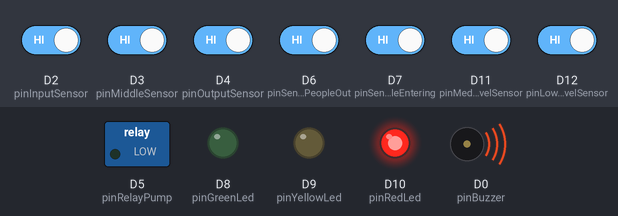
This sketch was run on a simulated Arduino Nano 33 IoT. Parts: switched loads named in the sketch (green lamp = pin HIGH), output pins drawn as LEDs (lit = HIGH), buzzer (waves = sounding). Inputs (shaded band) come from the test bench; at power-on: D2 (pinInputSensor), D3 (pinMiddleSensor), D4 (pinOutputSensor), D6 (pinSensorPeopleOut), D7 (pinSensorPeopleEntering), D11 (pinMedLevelSensor), D12 (pinLowLevelSensor) HIGH. WiFi joins after 1.5 s; servers stay silent unless stated; what the sketch prints to the serial monitor is not drawn.

Above: at 2.7 s.
2.8 s: D11 (pinMedLevelSensor) driven LOW
At 3.2 s:
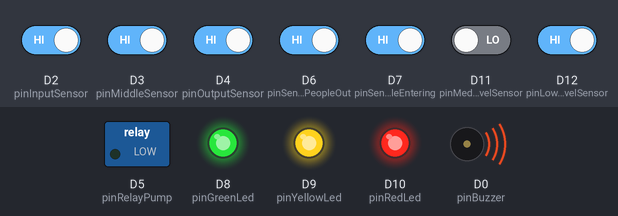
4.3 s: D12 (pinLowLevelSensor) driven LOW
At 5.6 s:
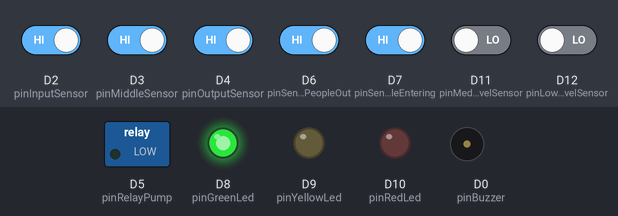
5.9 s: D11 (pinMedLevelSensor) driven HIGH
At 6.8 s:
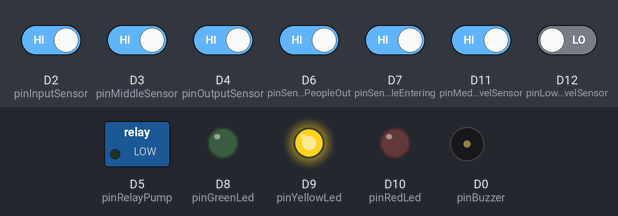
7.4 s: D2 (pinInputSensor) driven LOW
At 7.9 s:
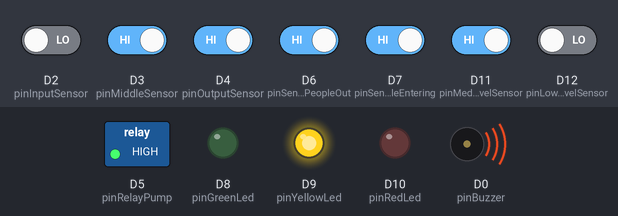
8.9 s: D2 (pinInputSensor) driven HIGH
At 9.0 s:
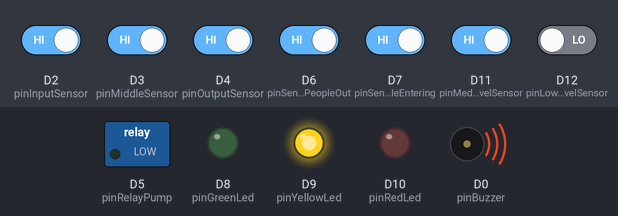
10.6 s: D3 (pinMiddleSensor) driven LOW
At 11.6 s:
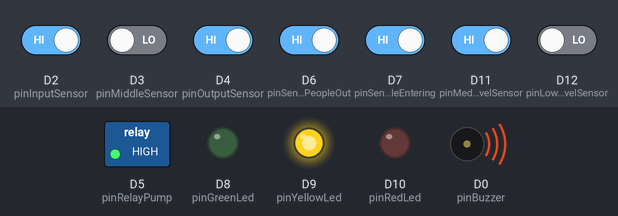
Timing chart, 0 to 13.1 s (numbered marks = the images above; inputs shaded):
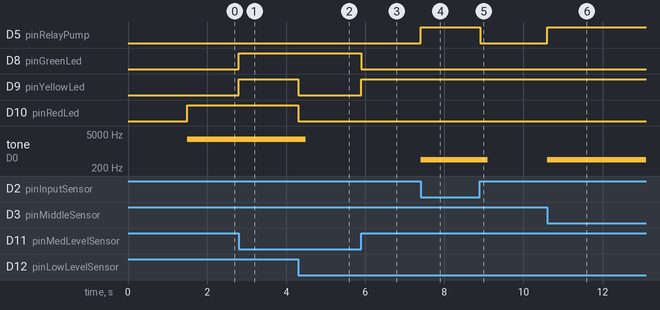

Measured:
- after the input at 2.8 s, D8 (pinGreenLed), D9 (pinYellowLed): LOW → HIGH at once
- after the input at 4.3 s, D9 (pinYellowLed), D10 (pinRedLed): HIGH → LOW at once; tone on D0 (pinBuzzer): 3000 Hz → silent after 0.20 s
- after the input at 5.9 s, D8 (pinGreenLed): HIGH → LOW at once; D9 (pinYellowLed): LOW → HIGH at once
- after the input at 7.4 s, D5 (pinRelayPump): LOW → HIGH at once; tone on D0 (pinBuzzer): silent → 440 Hz at once
- after the input at 8.9 s, D5 (pinRelayPump): HIGH → LOW at once; tone on D0 (pinBuzzer): 440 Hz → silent after 0.20 s
- after the input at 10.6 s, D5 (pinRelayPump): LOW → HIGH at once; tone on D0 (pinBuzzer): silent → 440 Hz at once

The sketch:

tunelDesinfeccao.ino
```cpp
/*
   PROJECT OF SPRAY AGAINST COVID19
   Version: 4.0
   Commit: Add send to internet.
   Client: Pixels Escola de Design e Tecnologia
   Start: 6/17/2020
   Finish:
   Update:
*/

#include "thingProperties.h"

#define SensorA_  1
#define SensorB_ -1

#define DETECTADO 0

#define tempoEspera 1000

#define MAXIMO_PESSOAS_ISOLAMENTO_SOCIAL 100,00

//Definition of the Arduino pins
const byte pinInputSensor = 2; //Digital pin 2 of the Arduino connected to sense 1 (Thread blue)
const byte pinMiddleSensor = 3; //Digital pin 3 of the Arduino connected to sense 2 (Thread yellow)
const byte pinOutputSensor = 4; //Digital pin 4 of the Arduino connected to sense 3 (Thread orange)
const byte pinRelayPump = 5; //Digital pin 5 of the Arduino connected to pin Relay of Pump Water
const byte pinBuzzer = 0; //Digital pin 6 of the Arduino connected to buzzer (Thread green)
const byte pinGreenLed = 8; // Digital pin 8 of the Arduino connected to Led Green
const byte pinYellowLed = 9; // Digital pin 9 of the Arduino connected to Led Yellow
const byte pinRedLed = 10; // Digital pin 10 of the Arduino connected to Led Red
const byte pinMedLevelSensor = 11; // Digital pin 12 of the Arduino connected to Sensor of Medium Level (Thread white)
const byte pinLowLevelSensor = 12; // Digital pin 11 of the Arduino connected to Sensor of Low Level (Thread orange)
const byte pinSensorPeopleEntering = 7; // Digital pin 14 of the Arduino connected to Infrared Sensor of people entering
const byte pinSensorPeopleOut = 6; // Digital pin 15 of the Arduino connected to Infrared Sensor of people comming out.

//Definition of variables of the sensors
bool inputSensor, middleSensor, outputSensor; //Variables that keep the state of the of presence sensors
bool lowLevelSensor, medLevelSensor; //Variables that keep the state of the of water level sensors
bool sensorPeopleEntering, sensorPeopleOut; // Variables that keep the state of the Infrared Sensor that counts people.
int estadoSensores = 0;
int estadoSensoresAnt = 0;
unsigned long controleTempo;

void setup() {
  Serial.begin(9600); //Starting serial communication
  //Sets the Sensors pins
  pinMode(pinInputSensor, INPUT_PULLUP); //Define the pin 2 as input
  pinMode(pinMiddleSensor, INPUT_PULLUP); //Define the pin 3 as input
  pinMode(pinOutputSensor, INPUT_PULLUP); //Define the pin 4 as input
  pinMode(pinLowLevelSensor, INPUT_PULLUP); //Define the pin 11 as input
  pinMode(pinMedLevelSensor, INPUT_PULLUP); //Define the pin 12 as input
  pinMode(pinSensorPeopleEntering, INPUT_PULLUP); //Define the pin 14 as input
  pinMode(pinSensorPeopleOut, INPUT_PULLUP); //Define the pin 15 as input

  //Sets the Actuators pins
  pinMode(pinRelayPump, OUTPUT); //Define the pin 5 as output
  pinMode(pinBuzzer, OUTPUT); //Define the pin 6 as output
  pinMode(pinGreenLed, OUTPUT); //Define the pin 8 as output
  pinMode(pinYellowLed, OUTPUT); //Define the pin 9 as output
  pinMode(pinRedLed, OUTPUT); //Define the pin 10 as output

  // Defined in thingProperties.h
  initProperties();

  // Connect to Arduino IoT Cloud
  ArduinoCloud.begin(ArduinoIoTPreferredConnection);

}//End of the setup

void loop() {

  ArduinoCloud.update();

  //Checks water level sensors
  lowLevelSensor = digitalRead(pinLowLevelSensor);
  medLevelSensor = digitalRead(pinMedLevelSensor);

  //Checks infrared sensor if passed person
  sensorPeopleEntering = digitalRead(pinSensorPeopleEntering);
  sensorPeopleOut = digitalRead(pinSensorPeopleOut);

  taxaMaximaOcupacao = float(ocupacao) / MAXIMO_PESSOAS_ISOLAMENTO_SOCIAL;
  Serial.println(ocupacao);
  Serial.println(taxaMaximaOcupacao);

  if (sensorPeopleEntering == DETECTADO && sensorPeopleOut == DETECTADO) {
    controleTempo = millis();

  } else if (sensorPeopleEntering == DETECTADO || sensorPeopleOut == DETECTADO) {

    if (sensorPeopleEntering == DETECTADO) {

      switch (estadoSensoresAnt) {
        case SensorB_ : {
            estadoSensores = 0;
            ocupacao--;
            controleTempo = millis();
            break;
          }
        case 0 : {
            estadoSensores = SensorA_;
            controleTempo = millis();
            break;
          }
        case SensorA_ : {
            estadoSensores = SensorA_;
            controleTempo = millis();
            break;
          }
      }


    }

    if (sensorPeopleOut == DETECTADO) {

      switch (estadoSensoresAnt) {
        case SensorA_ : {
            estadoSensores = 0;
            ocupacao++;
            controleTempo = millis();
            break;
          }
        case 0 : {
            estadoSensores = SensorB_;
            controleTempo = millis();
            break;
          }
        case SensorB_ : {
            estadoSensores = SensorB_;
            controleTempo = millis();
            break;
          }
      }

    }

  } else {
    if ( millis() - controleTempo > tempoEspera ) {
      estadoSensores = 0;
      estadoSensoresAnt = estadoSensores;
    }
  }

  estadoSensoresAnt = estadoSensores;

  //Logic of water level sensors: 0 --> With water | 1 --> No water

  // If both sensors are active (With water)
  if ((lowLevelSensor == 0) and (medLevelSensor == 0)) {
    digitalWrite(pinGreenLed, HIGH);
    digitalWrite(pinYellowLed, LOW);
    digitalWrite(pinRedLed, LOW);
    enabledTunnel();// Tunnel operating function
  }

  // If the medium level sensor not activated (Low water)
  if ((lowLevelSensor == 0) and (medLevelSensor == 1)) {
    digitalWrite(pinGreenLed, LOW);
    digitalWrite(pinYellowLed, HIGH);
    digitalWrite(pinRedLed, LOW);
    enabledTunnel();// Tunnel operating function
  }

  // If the low level sensor not activated (no water) but medium level sensor are active
  if ((lowLevelSensor == 1) and (medLevelSensor == 0)) {
    //Error in sensors
    digitalWrite(pinGreenLed, HIGH);
    digitalWrite(pinYellowLed, HIGH);
    digitalWrite(pinRedLed, HIGH);
    Serial.println("Level sensor in ERROR!");
    disableTunnel();
  }

  // If both sensors not activated (empty tank)
  if ((lowLevelSensor == 1) and (medLevelSensor == 1)) {
    digitalWrite(pinGreenLed, LOW);
    digitalWrite(pinYellowLed, LOW);
    digitalWrite(pinRedLed, HIGH);
    disableTunnel();// Tunnel no operating function
  }
  Serial.println("======================================================");

} //End of the loop

void enabledTunnel() {
  Serial.println("Tunnel enabled.");

  statusTunel = true;

  //Reading the status of the sensors
  inputSensor = digitalRead(pinInputSensor);
  middleSensor = digitalRead(pinMiddleSensor);
  outputSensor = digitalRead(pinOutputSensor);

  //Prints sensor readings on the serial monitor
  Serial.println("Input Sensor: " + String(inputSensor) + " | Middle Sensor: " + String(middleSensor) + " | Output Sensor: " + String(outputSensor));

  //If any of the 3 motion sensors is trigged
  if ((inputSensor == LOW) || (middleSensor == LOW) || (outputSensor == LOW)) {
    Serial.println("Detected person presence in the tunel.");
    digitalWrite(pinRelayPump, HIGH); //Start the pump
    noTone(pinBuzzer);
    tone(pinBuzzer, 440, 200);
    //delay(300);
  }

  else { //If you don't
    Serial.println("No movement in the tunel.");
    digitalWrite(pinRelayPump, LOW); //Turn off the pump
    noTone(pinBuzzer); //Disable the buzzer
    //delay(300);
  }

}//end enabledTunnel

void disableTunnel() {
  //Serial.println("Tunnel disabled.");

  statusTunel = false;

  digitalWrite(pinRelayPump, LOW); //Turn off the pump
  noTone(pinBuzzer); //Disable the buzzer
  //delay(500);
  tone(pinBuzzer, 3000, 200);
  //delay(500);
}

void onOcupacaoChange() {

}

void onTaxaMaximaOcupacaoChange() {

}

void onStatusTunelChange() {

}
```

arduino_secrets.h
```cpp
#define SECRET_SSID ""
#define SECRET_PASS ""
```

thingProperties.h
```cpp
#include <ArduinoIoTCloud.h>
#include <Arduino_ConnectionHandler.h>
#include "arduino_secrets.h"

const char THING_ID[] = "a73f86b0-9b74-4e9f-9deb-3236b166ee8c";

const char SSID[]     = SECRET_SSID;    // Network SSID (name)
const char PASS[]     = SECRET_PASS;    // Network password (use for WPA, or use as key for WEP)

void onOcupacaoChange();
void onTaxaMaximaOcupacaoChange();
void onStatusTunelChange();

int ocupacao;
float taxaMaximaOcupacao;
bool statusTunel;

void initProperties() {

  ArduinoCloud.setThingId(THING_ID);
  ArduinoCloud.addProperty(ocupacao, READWRITE, ON_CHANGE, onOcupacaoChange);
  ArduinoCloud.addProperty(taxaMaximaOcupacao, READWRITE, ON_CHANGE, onTaxaMaximaOcupacaoChange);
  ArduinoCloud.addProperty(statusTunel, READWRITE, ON_CHANGE, onStatusTunelChange);

}

WiFiConnectionHandler ArduinoIoTPreferredConnection(SSID, PASS);
```
